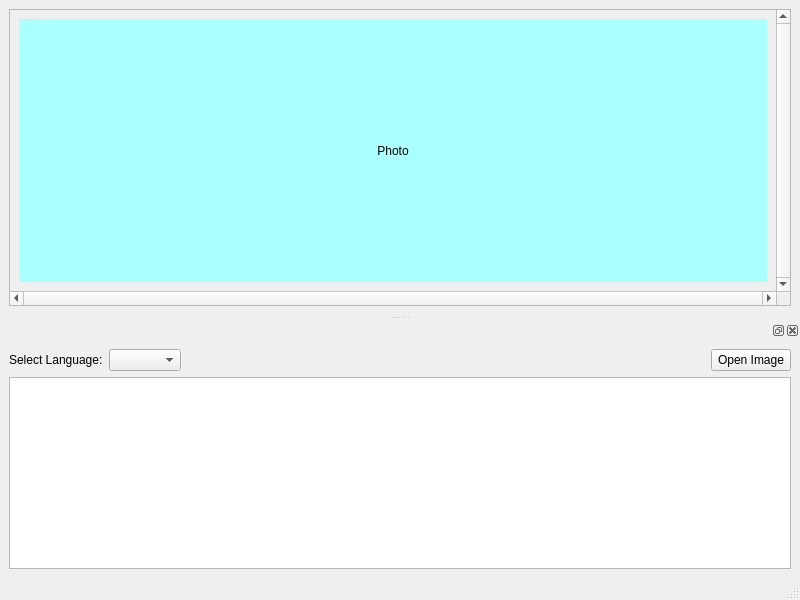
<?xml version="1.0" encoding="UTF-8"?>
<ui version="4.0">
 <class>MainWindow</class>
 <widget class="QMainWindow" name="MainWindow">
  <property name="geometry">
   <rect>
    <x>0</x>
    <y>0</y>
    <width>800</width>
    <height>600</height>
   </rect>
  </property>
  <property name="windowTitle">
   <string>MainWindow</string>
  </property>
  <widget class="QWidget" name="centralwidget">
   <layout class="QGridLayout" name="gridLayout">
    <item row="0" column="0">
     <widget class="QScrollArea" name="scrollArea">
      <property name="verticalScrollBarPolicy">
       <enum>Qt::ScrollBarAlwaysOn</enum>
      </property>
      <property name="horizontalScrollBarPolicy">
       <enum>Qt::ScrollBarAlwaysOn</enum>
      </property>
      <property name="widgetResizable">
       <bool>true</bool>
      </property>
      <widget class="QWidget" name="scrollAreaWidgetContents">
       <property name="geometry">
        <rect>
         <x>0</x>
         <y>0</y>
         <width>763</width>
         <height>276</height>
        </rect>
       </property>
       <layout class="QGridLayout" name="gridLayout_3">
        <item row="0" column="0">
         <widget class="QLabel" name="label_2">
          <property name="styleSheet">
           <string notr="true">background-color: rgb(170, 255, 255)</string>
          </property>
          <property name="text">
           <string>Photo</string>
          </property>
          <property name="alignment">
           <set>Qt::AlignCenter</set>
          </property>
         </widget>
        </item>
       </layout>
      </widget>
     </widget>
    </item>
   </layout>
  </widget>
  <widget class="QStatusBar" name="statusbar"/>
  <widget class="QDockWidget" name="dockWidget">
   <attribute name="dockWidgetArea">
    <number>8</number>
   </attribute>
   <widget class="QWidget" name="dockWidgetContents_2">
    <layout class="QGridLayout" name="gridLayout_2">
     <item row="2" column="0">
      <widget class="QTextEdit" name="textEdit"/>
     </item>
     <item row="0" column="0">
      <layout class="QHBoxLayout" name="horizontalLayout">
       <item>
        <widget class="QLabel" name="label">
         <property name="text">
          <string>Select Language:</string>
         </property>
        </widget>
       </item>
       <item>
        <widget class="QComboBox" name="comboBox"/>
       </item>
       <item>
        <spacer name="horizontalSpacer">
         <property name="orientation">
          <enum>Qt::Horizontal</enum>
         </property>
         <property name="sizeHint" stdset="0">
          <size>
           <width>40</width>
           <height>20</height>
          </size>
         </property>
        </spacer>
       </item>
       <item>
        <widget class="QPushButton" name="pushButton">
         <property name="text">
          <string>Open Image</string>
         </property>
        </widget>
       </item>
      </layout>
     </item>
    </layout>
   </widget>
  </widget>
 </widget>
 <resources/>
 <connections/>
</ui>
